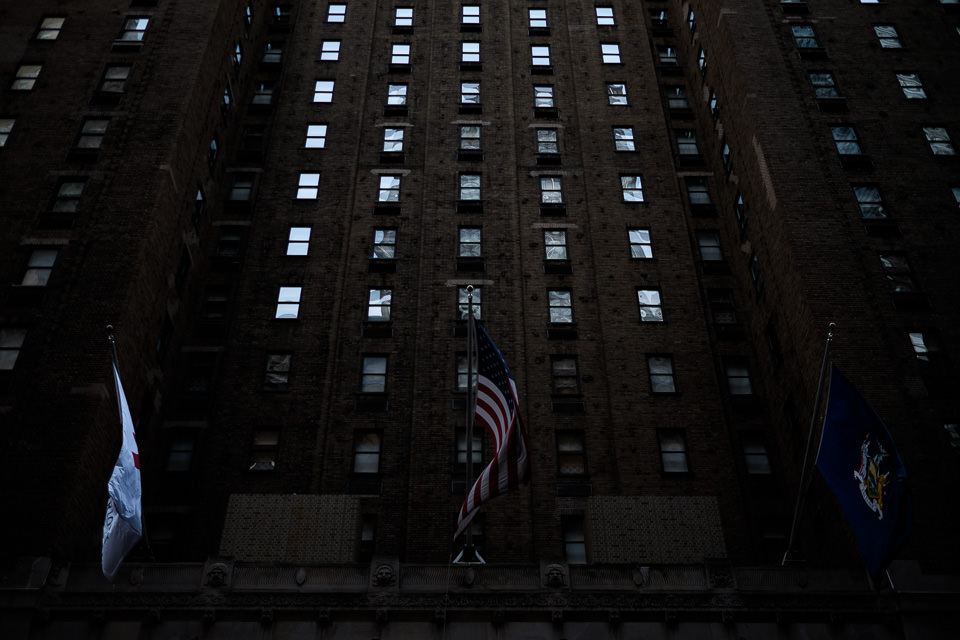
#> input picture Chapter 02. Image processing/images/gamma_1.jpg, 960 x 640 px
$ jupyter execute --allow-errors '2.3 Image enhancement.ipynb'
#> lines starting #> are read from the running program, lines starting #| are printed output that depends on the picture
# 2.3 Image enhancement

Image enhancement is the process of adjusting a digital image so the resultant one is more suitable for further image analysis (edge detection, feature extraction, segmentation, etc.), in other words, **its goal is to improve the contrast and brightness of the image**.

There are three typical operations for enhancing images. We have already explored one of them in notebook *2.1 IP tools*: (linear) Look-Up Tables (LUTs). In this notebook we will play with a variant of LUTs and other two operations:

- Non-linear look-up tables (<a href="#231">Section 2.3.1</a>).
- Histogram equalization (<a href="#232">Section 2.3.2</a>).
- Histogram specification (<a href="#233">Section 2.3.3</a>).

Also, some color-space conversions are going to be needed. If you are not familiar with the YCrCb color space, **Appendix 2: Color spaces** contains the information you need to know about it.

## Problem context - Implementing enhancement techniques for an image editor tool

We have all tried an image editor tool, sometimes without even knowing it! For example, modern smartphones already include an application for applying filters to images, cut them, modify their contrast, brightness, color temperature, etc.

<center></center>

One example of open source tool is the GNU Image Manipulation Program (GIMP). Quoting some words from its [website](https://www.gimp.org/):

> GIMP is a cross-platform image editor available for GNU/Linux, OS X, Windows and more operating systems. It is free software, you can change its source code and distribute your changes.
> Whether you are a graphic designer, photographer, illustrator, or scientist, GIMP provides you with sophisticated tools to get your job done. You can further enhance your productivity with GIMP thanks to many customization options and 3rd party plugins.

In this case we were contacted by UMA for implementing two techniques to be included in their own image editor tool! Concretely, we were asked to develop and test two methods that are also part of GIMP: [**gamma correction**](https://docs.gimp.org/2.10/en/gimp-tool-levels.html) and [**equalize**](https://docs.gimp.org/2.10/en/gimp-layer-equalize.html).

[cell 1]
import numpy as np
import cv2
import matplotlib.pyplot as plt
import matplotlib
from ipywidgets import interactive, fixed, widgets
matplotlib.rcParams['figure.figsize'] = (20.0, 20.0)

images_path = './images/'

## 2.3.1 Non-linear look-up tables <a id=231></a>

**Gamma correction**, or often simply **gamma**, is a nonlinear operation used to adjust the luminance or brightness levels of an image. In other words, it is the result of applying an (already defined) **non-linear LUT** in order to stretch or shrink image intensities.

In this way, the gamma LUT definition for grayscale images, where each pixel $i$ takes values in the range $[0 \dots 255]$, is:

$$LUT(i) = (\frac{i}{255})^{\gamma} * 255, \ \gamma \gt 0 $$

The following images illustrate the application of gamma correction for different values of $\gamma$.

<center></center>

The role of $\gamma$:

- $\gamma < 1$ : The image is lightened. Dark areas become brighter, enhancing shadow details.
- $\gamma = 1$ : No change is applied; the output is identical to the input.
- $\gamma > 1$ : The image is darkened. Bright areas become darker, which can reduce glare or overexposure.

### **<span style="color:green"><b><i>ASSIGNMENT 1: Applying non-linear LUTs</i></b></span>**

Your task is to develop the `lut_chart()` function, which takes as arguments the image to be enhanced and a gamma value for building the non-linear LUT. It will also display a chart containing the original image, the gamma-corrected one, the used LUT and the histogram of the resulting image.

As users from UMA will use color images, you will have to **implement it for color images**. This can be done by:
1. **transforming** an image in the BGR color space **to the YCrCb one**,
2. then, **applying gamma LUT only to first band** of the YCrCb space (that's because it contains pixel intensities and you can handle it like a gray image), and
3. finally, as matplotlib displays RGB images (if verbose is True), it should be **converted back**. Also, return the resultant image.

*Interesting functions:*
- [`np.copy()`](https://numpy.org/doc/stable/reference/generated/numpy.copy.html): method that returns a copy of the array provided as input.
- [`cv2.LUT()`](https://docs.opencv.org/master/d2/de8/group__core__array.html#gab55b8d062b7f5587720ede032d34156f): *function that  performs a look-up table transform of an array of arbitrary dimensions.*
- [`plt.hist()`](https://matplotlib.org/3.3.1/api/_as_gen/matplotlib.pyplot.hist.html) *function that computes and draws the histogram of an array.  [`numpy.ravel()`](https://docs.scipy.org/doc/numpy/reference/generated/numpy.ravel.html) is a good helper here, since it converts a n-dimensional array into a flattened 1D array.*

[cell 2]
# ASSIGNMENT 1
# Implement a function that:
# -- converts the input image from the BGR to the YCrCb color space
# -- creates the gamma LUT
# -- applies the LUT to the original image
# -- displays in a 2x2 plot: the input image, the gamma-corrected one, the applied LUT and the resultant histogram if verbose = True
def lut_chart(image, gamma, verbose=False):
    """ Applies gamma correction to an image and shows the result.

        Args:
            image: Input image
            gamma: Gamma parameter
            verbose: Only show images if this is True

        Returns:
            out_image: Gamma image
    """

    #Transform image to YCrCb color space
    image = cv2.cvtColor(image, cv2.COLOR_BGR2YCrCb)
    out_image = np.copy(image)

    # Define gamma correction LUT
    lut = np.array([((i / 255.0) ** gamma) * 255 for i in np.arange(0, 256)]).astype("uint8")

    # Apply LUT to first band of the YCrCb image
    out_image[:,:,0] = cv2.LUT(image[:,:,0],lut)

    if verbose:
        # Plot used LUT
        plt.subplot(2,2,3)
        plt.title('LUT')
        plt.plot(np.arange(256),lut)

        # Plot histogram of gray image after applying the LUT
        plt.subplot(2,2,4)
        plt.hist(out_image[:,:,0].ravel(), 256, [0, 256])
        plt.title('Histogram')

        # Reconvert image to RGB
        image = cv2.cvtColor(image, cv2.COLOR_YCrCb2RGB)
        out_image = cv2.cvtColor(out_image, cv2.COLOR_YCrCb2RGB)

        # Show the initial image
        plt.subplot(2,2,1)
        plt.imshow(image)
        plt.title('Original image')

        # Show the resultant one
        plt.subplot(2,2,2)
        plt.imshow(out_image)
        plt.title('LUT applied')

    return out_image

You can use the next code to **test if results are correct**:

[cell 3]
image = np.array([[[10,60,20],[60,22,74],[72,132,2]],[[11,63,42],[36,122,27],[37,113,30]],[[1,6,2],[6,22,7],[7,13,0]]], dtype=np.uint8)
gamma = 2
print(lut_chart(image, gamma))

<font color='blue'>**Expected output:**  </font>

    [[[  6 112 110]
      [  6 151 138]
      [ 29  68 120]]

     [[ 10 122 105]
      [ 27  87 101]
      [ 25  92 104]]

     [[  0 127 126]
      [  1 122 122]
      [  0 122 127]]]

### <font color="blue"><b><i>Thinking about it (1)</i></b></font>

In the interactive code cell below, **you are asked to** explore how your new `lut_chart()` function works with `gamma_1.jpg` (an underexposed image) and `gamma_2.jpeg` (an overexposed image). Then, **answer the following question** (you can take a look at the LUT and the resulting histogram):

- What is happening when the *gamma value* is modified?

    <p style="margin: 4px 0px 6px 5px; color:blue"><i>The image turns lighter or darker</i></p>

[cell 4]
# Create widget object
gamma_widget = widgets.FloatSlider(value=1, min=0.1, max=5, step=0.1, description='Gamma:')

#Read image
image = cv2.imread(images_path + 'gamma_1.jpg',-1)
#> image is the input picture: shape (640, 960, 3); mean B, G, R 18, 17.9, 18.6
#> the sliders are set to image = <module 'ipywidgets.fixed_' fr, gamma = 1, verbose = <module 'ipywidgets.fixed_' fr

#Interact with your code!
#> (the rest of this cell did not finish here and is left out)


## 2.3.2 Histogram equalization <a id=232></a>

**Histogram equalization** is an image processing technique used to improve contrast in images. It operates by effectively spreading out the most frequent intensity values, i.e. stretching out the intensity range of the image so each possible pixel intensity appears the same number of times as every other value. This method usually increases the global contrast of images when its usable data is represented by close contrast values. This allows for areas of lower local contrast to gain a higher contrast.

<center></center>$\\[5pt]$

To put an example, the [**equalize**](https://docs.gimp.org/2.10/en/gimp-layer-equalize.html) command from GIMP applies histogram equalization. But... how is this equalization achieved?

- First it is calculated the PMF ([probability mass function](https://en.wikipedia.org/wiki/Probability_mass_function)) of all the pixels in the image. Basically, this is a normalization of the histogram.

- Next step involves calculation of CDF ([cumulative distributive function](https://en.wikipedia.org/wiki/Cumulative_distribution_function)), producing the LUT for histogram equalization.

- Finally, the obtained LUT is applied.

The figure below shows an example of applying histogram equalization to an image.$\\[10pt]$

<center></center>$\\[5pt]$

### **<span style="color:green"><b><i>ASSIGNMENT 2: Equalizing the histogram!</i></b></span>**

Similarly to the previous exercise, **you are asked to** develop a function called `equalize_chart()`. This method takes a **color** image, and will display a plot containing:

- the original image,
- the equalized image,
- the original image histogram, and
- the equalized image histogram.

*Tip: openCV implements histogram equalization in [cv2.equalizeHist()](https://docs.opencv.org/2.4/modules/imgproc/doc/histograms.html?highlight=equalizehist)*

[cell 5]
# ASSIGNMENT 2
# Implement a function that:
# -- converts the input image from the BGR to the YCrCb color space
# -- applies the histogram equalization
# -- displays in a 2x2 plot: the input image, the equalized one, the original histogram and the equalized one, if verbose = True
def equalize_chart(image, verbose=False):
    """ Applies histogram equalization to an image and shows the result.

        Args:
            image: Input image
            verbose: Only show images if this is True

        Returns:
            out_image: Equalized histogram image
    """

    #Transform image to YCrCb color space
    image = cv2.cvtColor(image, cv2.COLOR_BGR2YCrCb)
    out_image = np.copy(image)

    # Apply histogram equalization to first band of the YCrCb image
    out_image[:,:,0] = cv2.equalizeHist(out_image[:,:,0])

    if verbose:

        # Plot histogram of gray image
        plt.subplot(2,2,3)
        plt.hist(image.ravel(),256,[0,256])
        plt.title('Original histogram')

        # Plot equalized histogram of the processed image
        plt.subplot(2,2,4)
        plt.hist(out_image.ravel(),256,[0,256])
        plt.title('Equalized histogram')

        # Reconvert image to RGB
        image = cv2.cvtColor(image, cv2.COLOR_YCrCb2RGB)
        out_image = cv2.cvtColor(out_image, cv2.COLOR_YCrCb2RGB)

        # Show the initial image
        plt.subplot(2,2,1)
        plt.imshow(image)
        plt.title('Original image')

        # Show the resultant one
        plt.subplot(2,2,2)
        plt.imshow(out_image)
        plt.title('Equalized histogram image')

    return out_image

You can use the next code to **test if your results are correct**:

[cell 6]
image = np.array([[[10,60,20],[60,22,74],[72,132,2]],[[11,63,42],[36,122,27],[37,113,30]],[[1,6,2],[6,22,7],[7,13,0]]], dtype=np.uint8)
print(equalize_chart(image))

<font color='blue'>**Expected output:**  </font>

    [[[128 112 110]
      [128 151 138]
      [255  68 120]]

     [[159 122 105]
      [223  87 101]
      [191  92 104]]

     [[  0 127 126]
      [ 64 122 122]
      [ 32 122 127]]]

### <font color="blue"><b><i>Thinking about it (2)</i></b></font>

We have developed our second image enhancement technique! Now try `equalize_chart()` with the `park.png` image in the code cell below. Then, **answer following questions**:

- What is the difference between the original histogram and the equalized one?

    <p style="margin: 4px 0px 6px 5px; color:blue"><i>The equalized histogram has more distributed values</i></p>

- Is the final histogram uniform? why?

    <p style="margin: 4px 0px 0px 5px; color:blue"><i>No, because it has a higher value on the center </i></p>

[cell 7]
# Read image
image = cv2.imread(images_path + 'park.png',-1)
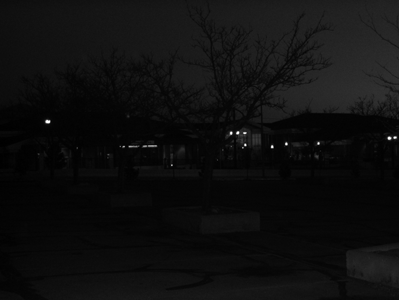
#> input picture Chapter 02. Image processing/images/park.png, 399 x 300 px
#> image is the input picture: shape (300, 399, 3); min 0, max 255, mean 14.8
#> the sliders are set to image = <module 'ipywidgets.fixed_' fr, verbose = <module 'ipywidgets.fixed_' fr

# Equalize its histogram
#> (the rest of this cell did not finish here and is left out)

## 2.3.3 Histogram specification <a id=233></a>

**Histogram specification** is the transformation of an image so that its histogram matches a specified one. In fact, the histogram equalization method is a special case in which the specified histogram is uniformly distributed.

<center></center>

It's implementation is very similar to histogram equalization:

- First it is calculated the PMF ([probability mass function](https://en.wikipedia.org/wiki/Probability_mass_function)) of all the pixels in both (source and reference) images.

- Next step involves calculation of CDF ([cumulative distributive function](https://en.wikipedia.org/wiki/Cumulative_distribution_function)) for both histograms ($F_1$ for source histogram and $F_2$ for reference histogram).$\\[3pt]$

- Then for each gray level $G_1 \in [0,255]$ , we find the gray level $G_2$, for which $F_1(G_1) = F_2(G_2)$, producing the LUT for histogram equalization.

- Finally, the obtained LUT is applied.

### **<span style="color:green"><b><i>ASSIGNMENT 3: Let's specify the histogram</i></b></span>**

Apply histogram specification using the `part.jpg` (image to enhance) and `part_illumination.jpg` (reference) gray images. Then, show the resultant image along with input images (show their histograms as well).

Unfortunately, histogram specification is not implemented in our loved OpenCV. In this case you have to rely on the [skimage.exposure.match_histograms()](https://scikit-image.org/docs/dev/auto_examples/color_exposure/plot_histogram_matching.html) function from the also popular scikit-image library.

[cell 8]
# ASSIGNMENT 3
# Write your code here!
from skimage.exposure import match_histograms

matplotlib.rcParams['figure.figsize'] = (15.0, 10.0)

image = cv2.imread(images_path + 'part.jpg',0)
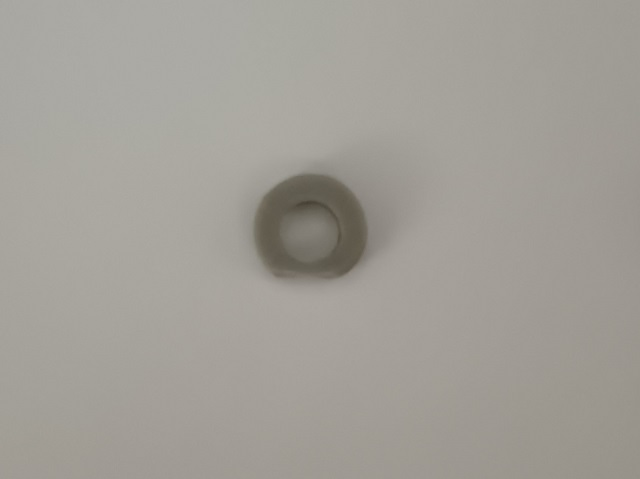
#> input picture Chapter 02. Image processing/images/part.jpg, 640 x 479 px
#> image: shape (479, 640); min 64, max 172, mean 158.9
reference = cv2.imread(images_path + 'part_illumination.jpg',0)
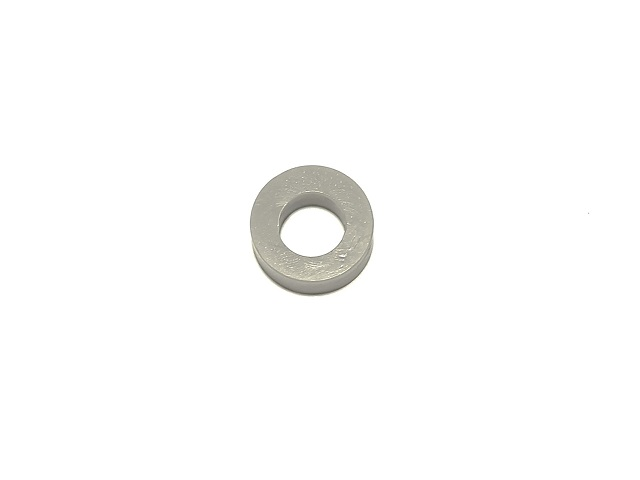
#> input picture Chapter 02. Image processing/images/part_illumination.jpg, 640 x 480 px
#> reference: shape (480, 640); min 87, max 255, mean 251.9

matched = match_histograms(image, reference)
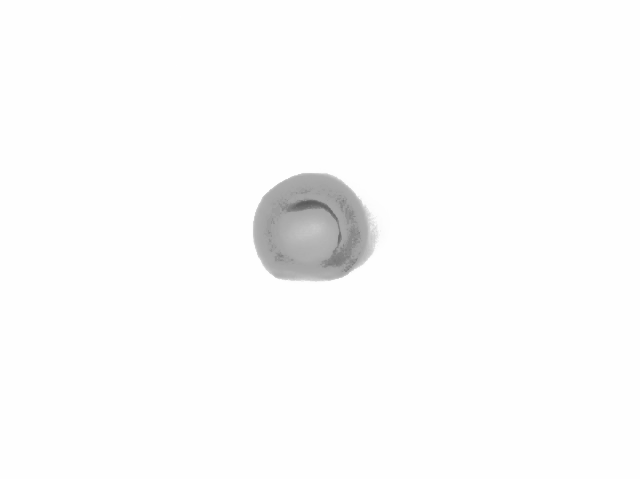
#> matched: shape (479, 640) float64; min 87, max 255, mean 251.5

# Plot results
plt.subplot(231)
plt.imshow(image, cmap='gray')
plt.title('Source')

plt.subplot(232)
plt.imshow(reference, cmap='gray')
plt.title('Reference')

plt.subplot(233)
plt.imshow(matched, cmap='gray')
plt.title('Matched')

plt.subplot(234)
plt.hist(image.ravel(),256,[0,256])
plt.title('Source histogram')

plt.subplot(235)
plt.hist(reference.ravel(),256,[0,256])
plt.title('Reference histogram')

plt.subplot(236)
plt.hist(matched.ravel(),256,[0,256])
plt.title('Matched histogram')
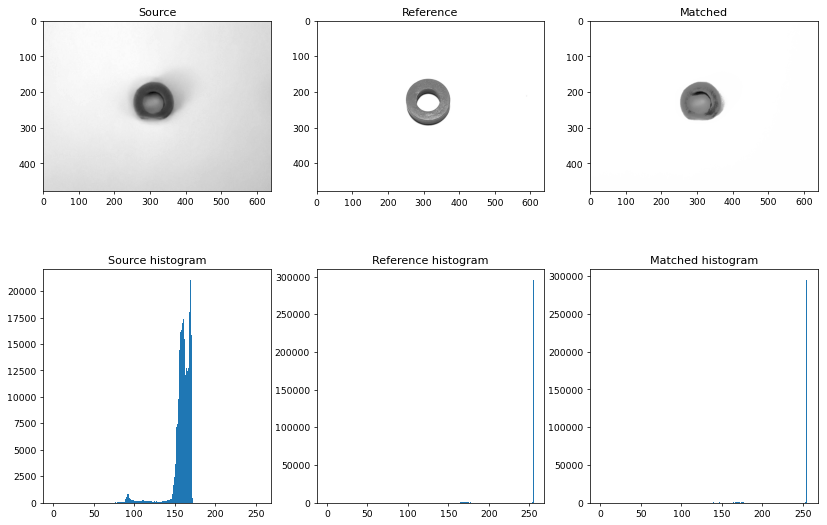
#> figure drawn by matplotlib, 6 panels; panel 4: tallest bar 21003 high, from x = 169 to 170; panel 5: tallest bar 294930 high, from x = 255 to 256; panel 6: tallest bar 294367 high, from x = 254 to 255
